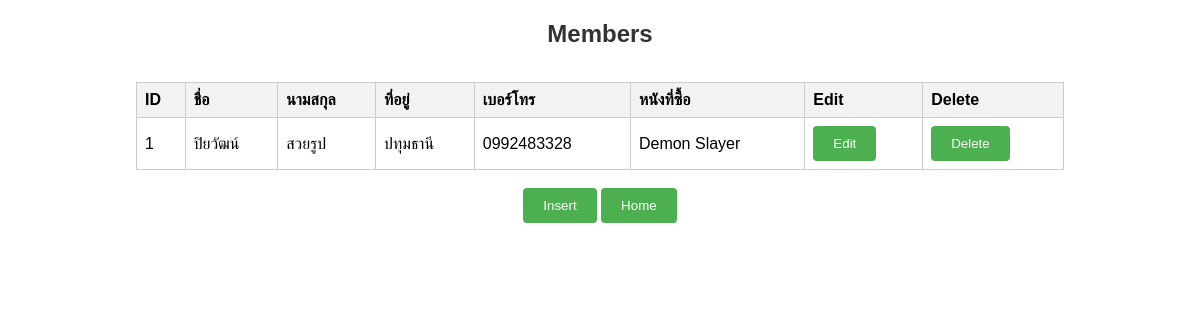
The page /memmenu.php on the database as committed earlier.
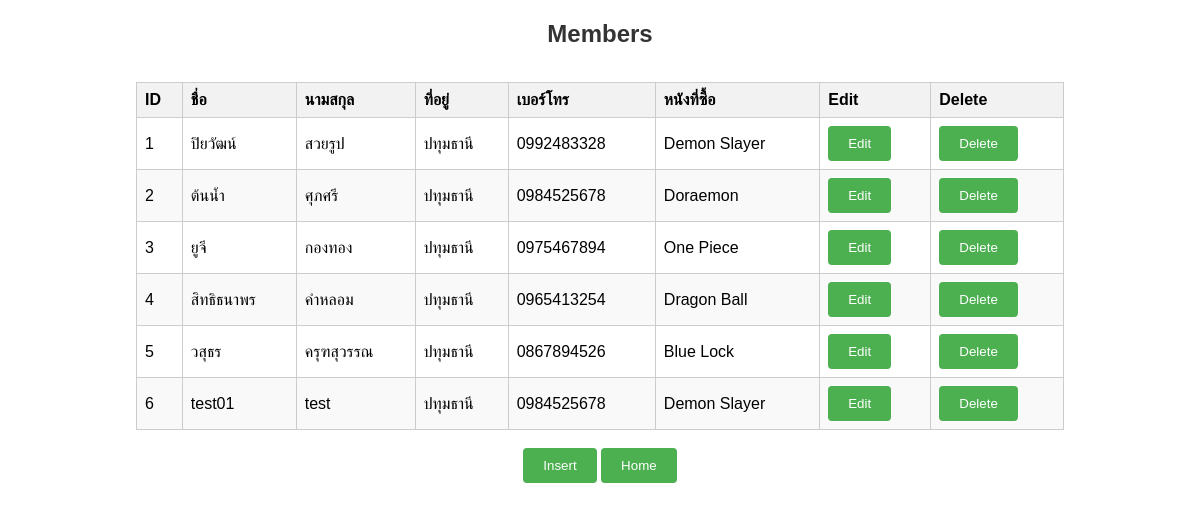
The same page on the database as committed later.
### tables this page shows
CREATE TABLE `member` (
  `mid` varchar(3) NOT NULL,
  `mname` varchar(20) NOT NULL,
  `mlastname` varchar(30) NOT NULL,
  `maddress` varchar(50) NOT NULL,
  `mtel` varchar(10) NOT NULL
);

CREATE TABLE `product` (
  `pid` varchar(3) NOT NULL,
  `pname` varchar(20) NOT NULL,
  `pdetail` varchar(400) NOT NULL,
  `ptime` varchar(11) NOT NULL,
  `pdate` date NOT NULL
);

### memmenu.php (the view, shortened to what this page needs)
<!DOCTYPE html>
<html lang="en">
<head>
    <link rel="stylesheet" href="style.css">
</head>
<body>
<?php
    require 'conn.php';
    $sql = "SELECT m.*, p.pname FROM member m
            LEFT JOIN mem_product mp ON m.mid = mp.mid
            LEFT JOIN product p ON mp.pid = p.pid";
    $result = $conn->query($sql);
?>
<h1>Members</h1><br>
<table>
    <thead>
        <tr>
            <th>ID</th>
            <th>ชื่อ</th>
            <th>นามสกุล</th>
            <th>ที่อยู่</th>
            <th>เบอร์โทร</th>
            <th>หนังที่ซื้อ</th>
            <th>Edit</th>
            <th>Delete</th>
        </tr>
    </thead>
    <tbody>
        <?php
            if ($result->num_rows > 0) {
                while ($row = $result->fetch_assoc()) {
                    echo "<tr><td>"
                        . $row["mid"] . "</td>"
                        . "<td>" . $row["mname"] . "</td>"
                        . "<td>" . $row["mlastname"] . "</td>"
                        . "<td>" . $row["maddress"] . "</td>"
                        . "<td>" . $row["mtel"] . "</td>"
                        . "<td>" . ($row["pname"] ? $row["pname"] : 'ไม่มีหนังที่ซื้อ') . "</td>"
                        . "<td><a href='editmem.php?mid=" . $row["mid"] . "'><button>Edit</button></a></td>"
                        . "<td><a href='delete.php?mid=" . $row["mid"] . "' onclick=\"return confirm('Are you sure you want to delete this member?');\"><button>Delete</button></a></td>";
                    echo "</tr>";
                }
            } else {
                echo "<tr><td colspan='8'>0 results</td></tr>";
            }
        ?>
    </tbody>
</table>
<br>
<a href='insertmem.php'><button>Insert</button></a>
<a href='home.php'><button>Home</button></a>
</body>
</html>

Rows that differ between the two databases and show on the page:
added member: mid "2", mname "ต้นน้ำ", mlastname "ศุภศรี", maddress "ปทุมธานี", mtel "0984525678", product.pname "Doraemon"
added member: mid "3", mname "ยูจี", mlastname "กองทอง", maddress "ปทุมธานี", mtel "0975467894", product.pname "One Piece"
added member: mid "4", mname "สิทธิธนาพร", mlastname "คำหลอม", maddress "ปทุมธานี", mtel "0965413254", product.pname "Dragon Ball"
added member: mid "5", mname "วสุธร", mlastname "ครุฑสุวรรณ", maddress "ปทุมธานี", mtel "0867894526", product.pname "Blue Lock"
added member: mid "6", mname "test01", mlastname "test", maddress "ปทุมธานี", mtel "0984525678", product.pname "Demon Slayer"
